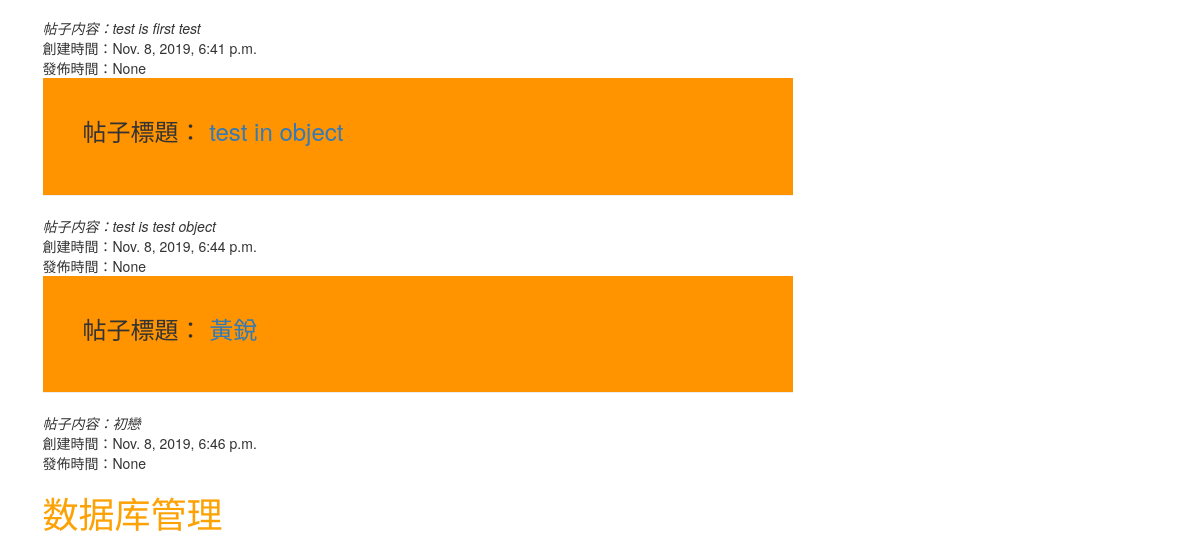
Before: / (lower part) with the older database file.
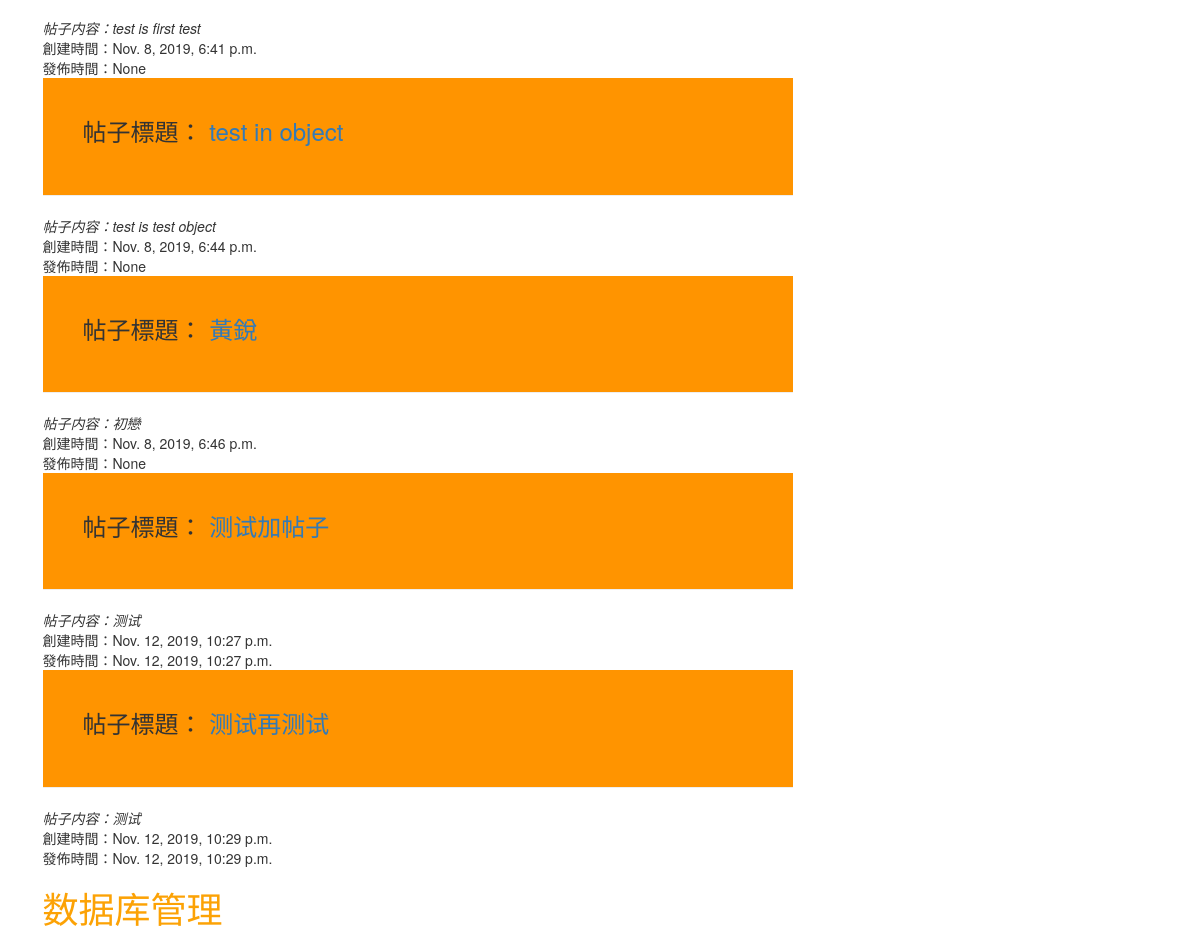
After: the same page with the newer database file.
### blog/models.py (models this page shows, shortened)
class Post(models.Model):
    author = models.ForeignKey('auth.User',on_delete=models.CASCADE)
    title=models.CharField(max_length=200)
    text=models.TextField()
    created_date=models.DateTimeField(default = timezone.now)
    published_date=models.DateTimeField(blank=True,null=True)

### blog/views.py (the view)
# urls.py: url(r'^$',views.post_list,name='post_list'),
def post_list(request):
	posts=Post.objects.filter(created_date__lte=timezone.now()).order_by('created_date')
	return render(request,'blog/post_list.html',{'posts':posts})

### blog/templates/blog/post_list.html
{% extends 'blog/base.html' %}
{% block content %}
	<div>{% for post in posts %}
		<div class="page-header">
		<h3>帖子標題：<a href="{% url 'post_detail' pk=post.pk %}"> {{post.title}}</a></h3><br>
		</div>
		<div class="post">
		<em> 帖子内容：{{post.text|linebreaksbr}}</em><br>
		<div class="date">
		創建時間：{{post.created_date}}<br>
		發佈時間：{{post.published_date}}<br>
		</div>
		{% endfor %}
    	</div>
    </div>
{% endblock %}

Changed rows visible on the page:
added Post: title "测试加帖子", text "测试", created_date "Nov. 12, 2019, 10:27 p.m.", published_date "Nov. 12, 2019, 10:27 p.m."
added Post: title "测试再测试", text "测试", created_date "Nov. 12, 2019, 10:29 p.m.", published_date "Nov. 12, 2019, 10:29 p.m."
